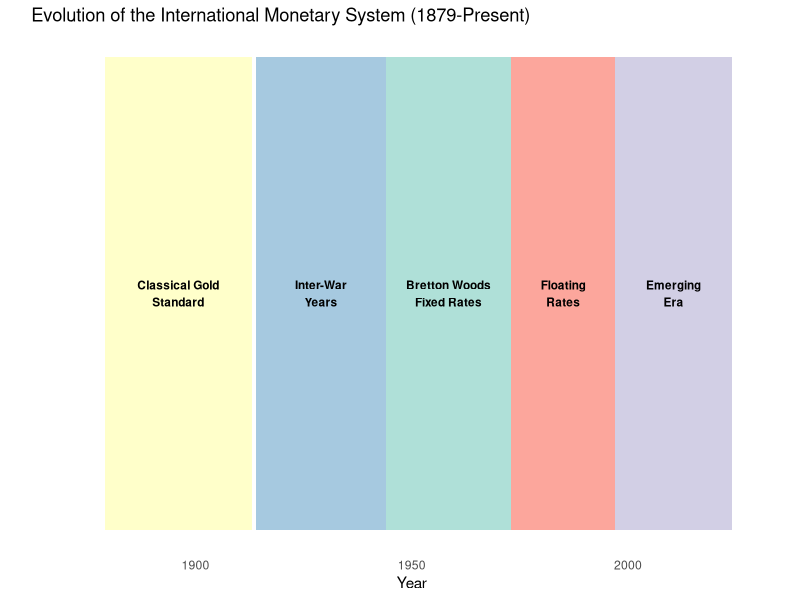
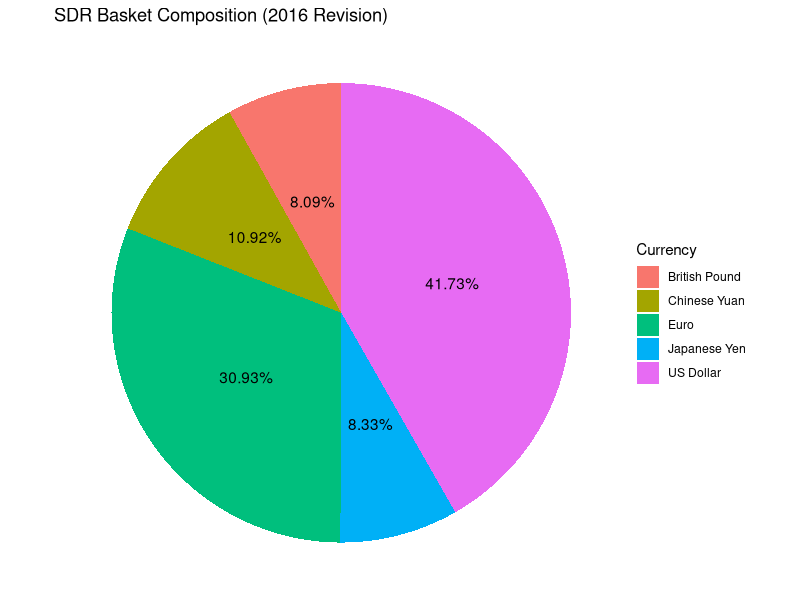
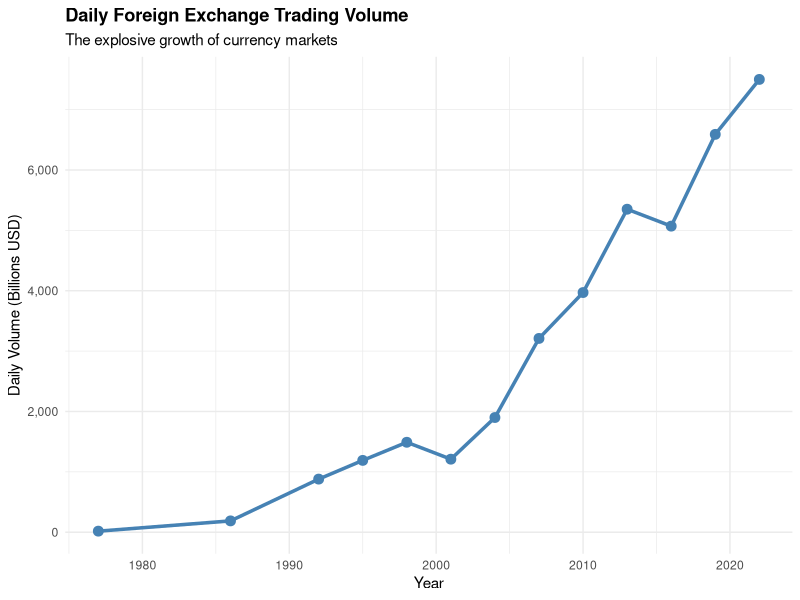
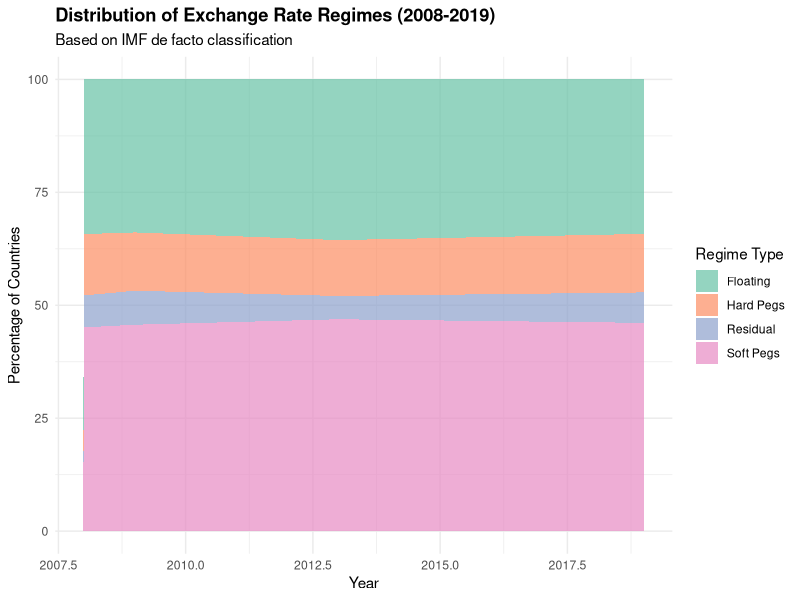
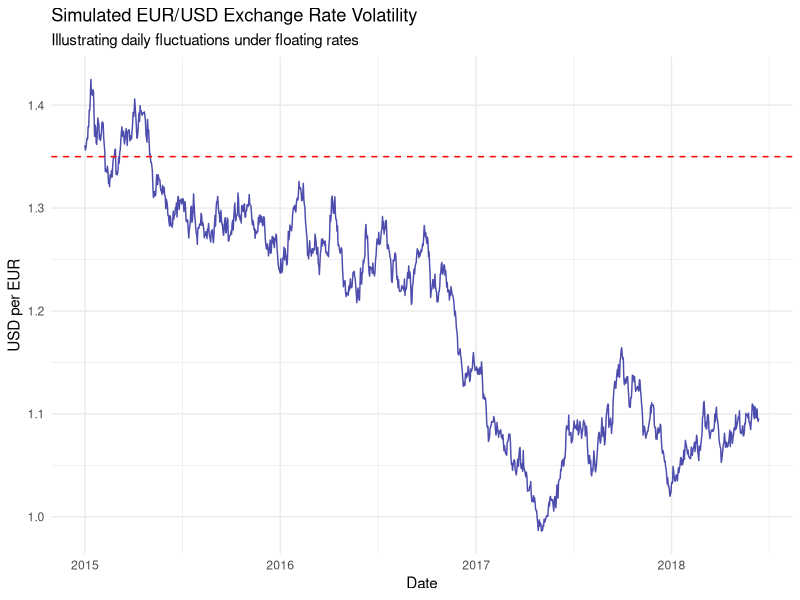
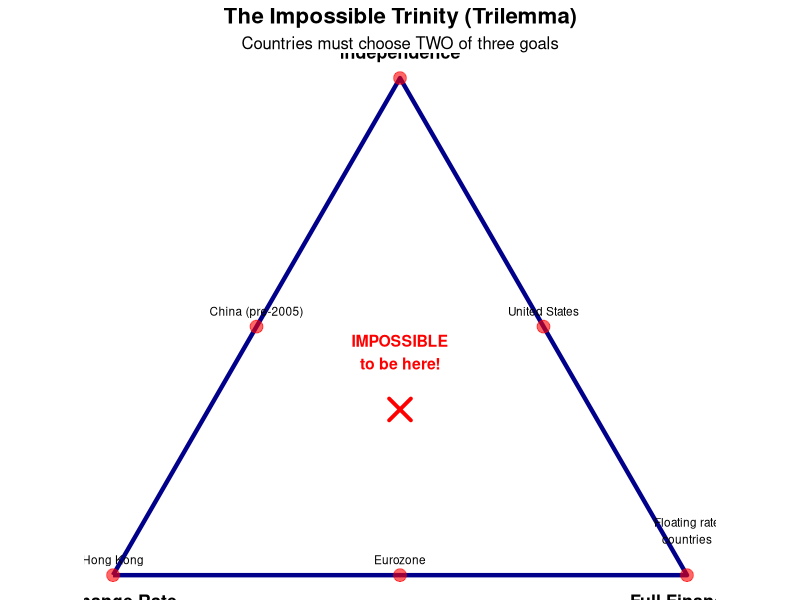
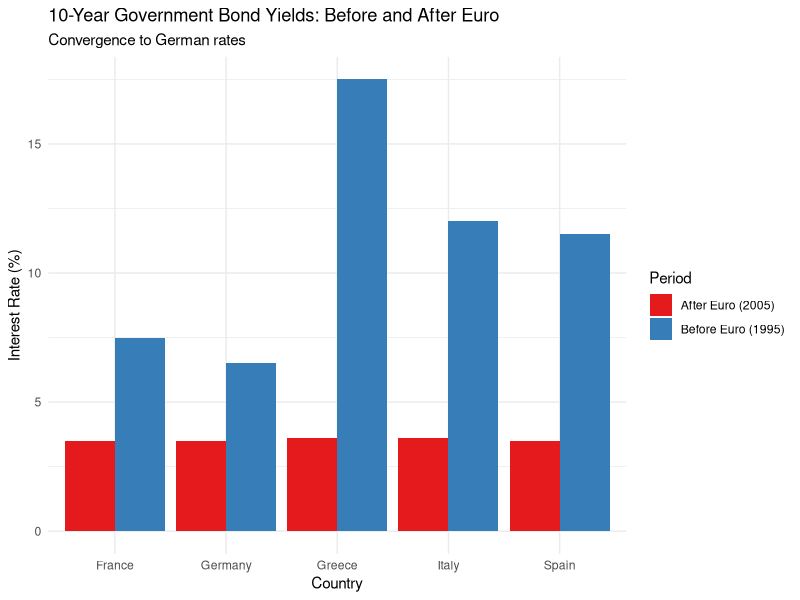
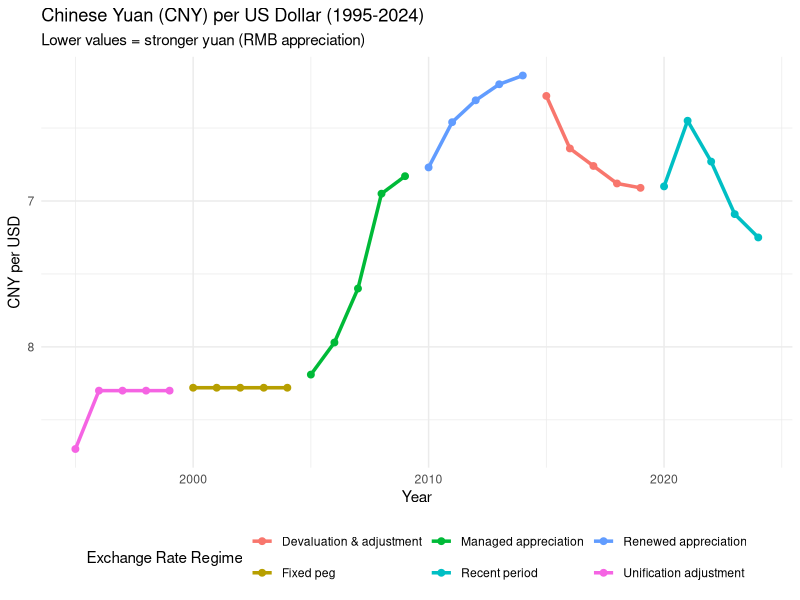

Write R code to recreate these figures, in order.
## ---- chunk 1
#| echo: false
#| label: monetary-system-timeline
#| fig-cap: "Evolution of the International Monetary System"

library(ggplot2)
library(dplyr)

# Create timeline data
timeline_data <- data.frame(
  Period = c("Classical Gold\nStandard", "Inter-War\nYears", "Bretton Woods\nFixed Rates", 
             "Floating\nRates", "Emerging\nEra"),
  Start = c(1879, 1914, 1944, 1973, 1997),
  End = c(1913, 1944, 1973, 1997, 2024),
  Trade_Impact = c("Increased world trade", "Protectionism", "Expanded economies", 
                   "Capital flows dominate", "Digital currencies"),
  Capital = c("Trade dominated", "Increased barriers", "Capital flows begin", 
              "Capital dominates", "Selected markets open")
)

# Calculate midpoints for labels
timeline_data$Midpoint <- (timeline_data$Start + timeline_data$End) / 2

# Create plot
ggplot(timeline_data) +
  geom_rect(aes(xmin = Start, xmax = End, ymin = 0, ymax = 1, fill = Period),
            alpha = 0.7) +
  geom_text(aes(x = Midpoint, y = 0.5, label = Period), 
            size = 3, fontface = "bold", color = "black") +
  scale_fill_brewer(palette = "Set3") +
  labs(title = "Evolution of the International Monetary System (1879-Present)",
       x = "Year", y = "") +
  theme_minimal() +
  theme(axis.text.y = element_blank(),
        axis.ticks.y = element_blank(),
        panel.grid = element_blank(),
        legend.position = "none") +
  coord_cartesian(xlim = c(1870, 2030))
## ---- chunk 2
#| label: gold-standard-calculation
#| code-fold: show

# Gold standard exchange rate calculation
us_gold_price <- 20.67  # USD per ounce
uk_gold_price <- 4.2474  # GBP per ounce

# Calculate exchange rate
exchange_rate <- us_gold_price / uk_gold_price

cat("USD per GBP exchange rate:", round(exchange_rate, 4), "\n")
cat("This means £1 = $", round(exchange_rate, 2), "\n", sep = "")
## ---- chunk 3
#| label: sdr-basket
#| code-fold: show

# Current SDR basket (2016 weights)
sdr_basket <- data.frame(
  Currency = c("US Dollar", "Euro", "Chinese Yuan", "Japanese Yen", "British Pound"),
  Weight = c(41.73, 30.93, 10.92, 8.33, 8.09),
  Symbol = c("USD", "EUR", "CNY", "JPY", "GBP")
)

# Calculate total
cat("Total weight:", sum(sdr_basket$Weight), "%\n\n")

# Display table
print(sdr_basket)

# Create visualization
library(ggplot2)
ggplot(sdr_basket, aes(x = "", y = Weight, fill = Currency)) +
  geom_bar(stat = "identity", width = 1) +
  coord_polar("y", start = 0) +
  theme_void() +
  theme(legend.position = "right") +
  labs(title = "SDR Basket Composition (2016 Revision)",
       fill = "Currency") +
  geom_text(aes(label = paste0(Weight, "%")), 
            position = position_stack(vjust = 0.5))
## ---- chunk 4
#| label: bretton-woods-example
#| code-fold: show

# Bretton Woods fixed rate system
par_value <- 5.00  # FF/USD
band <- 0.01  # ±1%

# Calculate implied gold value of franc
gold_price_usd <- 35  # USD per ounce
franc_per_ounce <- par_value * gold_price_usd

# Allowable fluctuation band (±1%)
upper_limit <- par_value * (1 + band)
lower_limit <- par_value * (1 - band)

cat("Par value: FF", par_value, "per USD\n")
cat("Allowable range: FF", lower_limit, "to FF", upper_limit, "per USD\n")
cat("Implied gold value: FF", franc_per_ounce, "per ounce of gold\n")
## ---- chunk 5
#| label: fx-market-growth
#| code-fold: show

# Approximate daily FX trading volume (billions USD)
fx_volume <- data.frame(
  Year = c(1977, 1986, 1992, 1995, 1998, 2001, 2004, 2007, 2010, 2013, 2016, 2019, 2022),
  Volume = c(18, 188, 880, 1190, 1490, 1210, 1900, 3210, 3970, 5350, 5070, 6590, 7500)
)

library(ggplot2)
ggplot(fx_volume, aes(x = Year, y = Volume)) +
  geom_line(color = "steelblue", size = 1.2) +
  geom_point(color = "steelblue", size = 3) +
  scale_y_continuous(labels = scales::comma) +
  labs(title = "Daily Foreign Exchange Trading Volume",
       subtitle = "The explosive growth of currency markets",
       x = "Year", 
       y = "Daily Volume (Billions USD)") +
  theme_minimal() +
  theme(plot.title = element_text(face = "bold"))
## ---- chunk 6
#| label: regime-distribution
#| code-fold: show

# Data from Exhibit 2.5 in textbook
# Number of countries in each regime category over time

regime_data <- data.frame(
  Year = rep(c(2008, 2009, 2013, 2019), each = 4),
  Category = rep(c("Hard Pegs", "Soft Pegs", "Floating", "Residual"), 4),
  Count = c(
    # 2008
    25, 83, 63, 13,
    # 2009  
    24, 85, 63, 14,
    # 2013
    24, 91, 69, 10,
    # 2019
    25, 89, 66, 13
  )
)

# Calculate percentages
regime_data <- regime_data %>%
  group_by(Year) %>%
  mutate(Total = sum(Count),
         Percentage = Count / Total * 100)

# Create stacked area chart
ggplot(regime_data, aes(x = Year, y = Percentage, fill = Category)) +
  geom_area(alpha = 0.7) +
  scale_fill_brewer(palette = "Set2") +
  labs(title = "Distribution of Exchange Rate Regimes (2008-2019)",
       subtitle = "Based on IMF de facto classification",
       x = "Year",
       y = "Percentage of Countries",
       fill = "Regime Type") +
  theme_minimal() +
  theme(plot.title = element_text(face = "bold"),
        legend.position = "right")

# Print summary for most recent year
cat("\nDistribution in 2019:\n")
regime_2019 <- regime_data %>% 
  filter(Year == 2019) %>%
  select(Category, Count, Percentage)
print(regime_2019, n = 4)
## ---- chunk 7
#| label: fixed-rate-example
#| code-fold: show

# Compare fixed vs floating scenarios
# German exporter sells machine tool to US customer
# Sale price: $1.2 million
# Cost to produce: €800,000

# Scenario 1: Fixed rate at 1.20 USD/EUR
fixed_rate <- 1.20
sale_price_usd <- 1200000

# Scenario 2: Floating rate - could be anywhere
# Let's look at range of possibilities
floating_rates <- seq(1.00, 1.40, by = 0.05)

# Calculate euro receipts under each scenario
cost_eur <- 800000
fixed_eur_received <- sale_price_usd / fixed_rate
fixed_profit <- fixed_eur_received - cost_eur

cat("FIXED RATE SCENARIO\n")
cat("==================\n")
cat("Sale price: $", format(sale_price_usd, big.mark = ","), "\n", sep = "")
cat("Exchange rate: ", fixed_rate, " USD/EUR\n", sep = "")
cat("Euro receipts: €", format(round(fixed_eur_received), big.mark = ","), "\n", sep = "")
cat("Production cost: €", format(cost_eur, big.mark = ","), "\n", sep = "")
cat("Profit: €", format(round(fixed_profit), big.mark = ","), "\n\n", sep = "")

cat("FLOATING RATE SCENARIOS\n")
cat("=======================\n")
floating_results <- data.frame(
  Rate = floating_rates,
  EUR_Received = sale_price_usd / floating_rates,
  Profit = (sale_price_usd / floating_rates) - cost_eur
)

print(floating_results, row.names = FALSE)

cat("\nProfit range: €", format(round(min(floating_results$Profit)), big.mark = ","),
    " to €", format(round(max(floating_results$Profit)), big.mark = ","), "\n", sep = "")
## ---- chunk 8
#| label: exchange-rate-volatility
#| code-fold: show

# Simulate euro-dollar exchange rate volatility
# Based on actual patterns from 2010-2020

set.seed(42)
n_days <- 252 * 5  # 5 years of trading days

# Starting rate
start_rate <- 1.35

# Generate realistic exchange rate path
# Mean reversion + random shocks
returns <- rnorm(n_days, mean = 0, sd = 0.006)  # ~0.6% daily volatility
levels <- start_rate * cumprod(1 + returns)

# Create time series
dates <- seq(from = as.Date("2015-01-01"), by = "day", length.out = n_days)
fx_data <- data.frame(Date = dates, Rate = levels)

# Plot
library(ggplot2)
ggplot(fx_data, aes(x = Date, y = Rate)) +
  geom_line(color = "darkblue", alpha = 0.7) +
  geom_hline(yintercept = start_rate, linetype = "dashed", color = "red") +
  labs(title = "Simulated EUR/USD Exchange Rate Volatility",
       subtitle = "Illustrating daily fluctuations under floating rates",
       x = "Date",
       y = "USD per EUR") +
  theme_minimal()

# Calculate statistics
cat("Exchange rate statistics:\n")
cat("Starting rate: ", round(start_rate, 4), "\n", sep = "")
cat("Minimum rate: ", round(min(levels), 4), "\n", sep = "")
cat("Maximum rate: ", round(max(levels), 4), "\n", sep = "")
cat("Range: ", round((max(levels) - min(levels)) / start_rate * 100, 1), "%\n", sep = "")
cat("Standard deviation: ", round(sd(returns) * 100, 2), "% (daily)\n", sep = "")
cat("Annualized volatility: ", round(sd(returns) * sqrt(252) * 100, 1), "%\n", sep = "")
## ---- chunk 9
#| label: impossible-trinity-diagram
#| code-fold: show

library(ggplot2)

# Create triangle vertices
triangle <- data.frame(
  x = c(0, 1, 0.5, 0),
  y = c(0, 0, sqrt(3)/2, 0),
  label = c("Exchange Rate\nStability", "Full Financial\nIntegration", 
            "Monetary\nIndependence", "")
)

# Country examples positioned on triangle edges
countries <- data.frame(
  Country = c("Eurozone", "United States", "China (pre-2005)", 
              "Hong Kong", "Most emerging\nmarkets", "Floating rate\ncountries"),
  x = c(0.5, 0.75, 0.25, 0, 0.5, 1),
  y = c(0, sqrt(3)/4, sqrt(3)/4, 0, sqrt(3)/2, 0),
  Choice = c("Rate stability +\nIntegration", "Independence +\nIntegration",
             "Independence +\nRate stability", "Rate stability +\nIntegration",
             "All three?\n(Impossible!)", "Independence +\nIntegration")
)

# Create plot
ggplot() +
  # Draw triangle
  geom_path(data = triangle, aes(x = x, y = y), size = 1.5, color = "darkblue") +
  # Label vertices
  geom_text(data = triangle[1:3,], aes(x = x, y = y, label = label),
            size = 4.5, fontface = "bold", vjust = c(1.5, 1.5, -0.5)) +
  # Add country positions
  geom_point(data = countries, aes(x = x, y = y), 
             size = 4, color = "red", alpha = 0.6) +
  geom_text(data = countries, aes(x = x, y = y, label = Country),
            size = 3, vjust = -1.2) +
  # Add center point showing impossibility
  geom_point(aes(x = 0.5, y = sqrt(3)/6), size = 6, 
             color = "red", shape = 4, stroke = 2) +
  annotate("text", x = 0.5, y = sqrt(3)/6 + 0.1, 
           label = "IMPOSSIBLE\nto be here!", 
           size = 4, fontface = "bold", color = "red") +
  coord_fixed() +
  theme_void() +
  labs(title = "The Impossible Trinity (Trilemma)",
       subtitle = "Countries must choose TWO of three goals") +
  theme(plot.title = element_text(size = 16, face = "bold", hjust = 0.5),
        plot.subtitle = element_text(size = 12, hjust = 0.5))
## ---- chunk 10
#| label: euro-interest-convergence
#| code-fold: show

# Hypothetical country comparison
# Before euro (1995) vs. After euro (2005)

interest_rates <- data.frame(
  Country = c("Germany", "France", "Italy", "Spain", "Greece",
              "Germany", "France", "Italy", "Spain", "Greece"),
  Period = c(rep("Before Euro (1995)", 5), rep("After Euro (2005)", 5)),
  Rate = c(6.5, 7.5, 12.0, 11.5, 17.5,  # Before
           3.5, 3.5, 3.6, 3.5, 3.6)      # After
)

library(ggplot2)
ggplot(interest_rates, aes(x = Country, y = Rate, fill = Period)) +
  geom_bar(stat = "identity", position = "dodge") +
  labs(title = "10-Year Government Bond Yields: Before and After Euro",
       subtitle = "Convergence to German rates",
       x = "Country",
       y = "Interest Rate (%)",
       fill = "Period") +
  theme_minimal() +
  scale_fill_brewer(palette = "Set1")

cat("\nAverage spread to Germany:\n")
cat("Before euro: ", 
    round(mean(c(7.5, 12.0, 11.5, 17.5) - 6.5), 1), 
    " percentage points\n", sep = "")
cat("After euro:  ", 
    round(mean(c(3.5, 3.6, 3.5, 3.6) - 3.5), 1), 
    " percentage points\n", sep = "")
## ---- chunk 11
#| label: greece-crisis-data
#| code-fold: show

# Greek crisis by the numbers
greece_data <- data.frame(
  Metric = c("GDP decline", "Unemployment rate", "Government debt", 
             "Youth unemployment", "Pension cuts", "Public sector wage cuts"),
  Peak_Value = c("-25%", "27.5%", "180% of GDP", 
                 "60%", "-40%", "-30%"),
  Period = c("2008-2016", "2013", "2016", 
             "2013", "2010-2015", "2010-2015")
)

print(greece_data)

cat("\n")
cat("Total bailout packages: €289 billion\n")
cat("Conditions: Harsh austerity, tax increases, spending cuts\n")
cat("Social cost: Emigration, poverty, political instability\n")
## ---- chunk 12
#| label: rmb-history
#| code-fold: show

# CNY/USD historical pattern (simplified)
# Note: These are approximate values for illustration

rmb_data <- data.frame(
  Year = seq(1995, 2024, by = 1),
  Rate = c(
    8.7, 8.3, 8.3, 8.3, 8.3,  # 1995-1999: Post-unification adjustment
    8.28, 8.28, 8.28, 8.28, 8.28,  # 2000-2004: Fixed peg
    8.19, 7.97, 7.60, 6.95, 6.83,  # 2005-2009: Appreciation then re-peg
    6.77, 6.46, 6.31, 6.20, 6.14,  # 2010-2014: Resumed appreciation
    6.28, 6.64, 6.76, 6.88, 6.91,  # 2015-2019: Devaluation and stability
    6.90, 6.45, 6.73, 7.09, 7.25   # 2020-2024: COVID and current
  ),
  Regime = c(
    rep("Unification adjustment", 5),
    rep("Fixed peg", 5),
    rep("Managed appreciation", 5),
    rep("Renewed appreciation", 5),
    rep("Devaluation & adjustment", 5),
    rep("Recent period", 5)
  )
)

library(ggplot2)

# Create plot
ggplot(rmb_data, aes(x = Year, y = Rate, color = Regime)) +
  geom_line(size = 1.2) +
  geom_point(size = 2) +
  scale_y_continuous(trans = "reverse") +  # Reverse so up = RMB appreciation
  labs(title = "Chinese Yuan (CNY) per US Dollar (1995-2024)",
       subtitle = "Lower values = stronger yuan (RMB appreciation)",
       x = "Year",
       y = "CNY per USD",
       color = "Exchange Rate Regime") +
  theme_minimal() +
  theme(legend.position = "bottom")

# Key events annotations
key_events <- data.frame(
  Year = c(1994, 2005, 2008, 2015, 2020),
  Rate = c(8.7, 8.19, 6.83, 6.28, 6.90),
  Event = c("Unification", "End of peg", "GFC re-peg", "Surprise\ndevaluation", "COVID")
)

# Would add geom_text for events but keeping it simple
## ---- chunk 13
#| label: cny-cnh-spread
#| code-fold: show

# Simulated CNY vs CNH rates
# Typically CNH is more volatile and can differ from CNY

set.seed(123)
days <- 1:252  # One year
cny_rate <- 6.50 + cumsum(rnorm(252, mean = 0, sd = 0.002))
cnh_rate <- cny_rate + rnorm(252, mean = 0.01, sd = 0.02)  # CNH slightly different

spread_data <- data.frame(
  Day = days,
  CNY = cny_rate,
  CNH = cnh_rate,
  Spread = (cnh_rate - cny_rate) * 1000  # In basis points
)

# Plot the spread
ggplot(spread_data, aes(x = Day, y = Spread)) +
  geom_line(color = "steelblue") +
  geom_hline(yintercept = 0, linetype = "dashed", color = "red") +
  labs(title = "CNY vs. CNH Spread (Simulated)",
       subtitle = "Difference between onshore and offshore yuan rates",
       x = "Trading Day",
       y = "Spread (basis points, CNH - CNY)") +
  theme_minimal()

cat("Average absolute spread:", round(mean(abs(spread_data$Spread)), 1), "basis points\n")
cat("Maximum spread:", round(max(abs(spread_data$Spread)), 1), "basis points\n")
## ---- chunk 14
#| label: reserve-currency-shares
#| code-fold: show

# Global reserve currency shares (Q1 2023 approximate)
reserves <- data.frame(
  Currency = c("US Dollar", "Euro", "Japanese Yen", "British Pound", 
               "Chinese Yuan", "Canadian Dollar", "Australian Dollar", "Other"),
  Share = c(58.4, 20.5, 5.5, 4.9, 2.7, 2.1, 1.8, 4.1),
  Code = c("USD", "EUR", "JPY", "GBP", "CNY", "CAD", "AUD", "Other")
)

library(ggplot2)
ggplot(reserves, aes(x = reorder(Currency, -Share), y = Share, fill = Currency)) +
  geom_bar(stat = "identity") +
  labs(title = "Global Foreign Exchange Reserves by Currency (2023)",
       subtitle = "Share of identified official foreign exchange reserves",
       x = "Currency",
       y = "Share (%)") +
  theme_minimal() +
  theme(axis.text.x = element_text(angle = 45, hjust = 1),
        legend.position = "none") +
  geom_text(aes(label = paste0(Share, "%")), vjust = -0.5)

cat("\nKey observations:\n")
cat("- Dollar dominates despite decline from 70%+ in 2000\n")
cat("- Euro second but stable\n")
cat("- RMB only 2.7% despite China's economic size\n")
cat("- RMB share was 0% in 2015, so growing rapidly from low base\n")
## ---- chunk 15
#| label: argentina-results
#| code-fold: show

# Argentina currency board results
argentina_data <- data.frame(
  Indicator = c("Inflation", "GDP growth", "FDI inflows", "Unemployment"),
  Before_1990 = c("3,000%+", "-2%", "$1B", "8%"),
  After_1995 = c("2-3%", "+4%", "$5B", "12%")
)

print(argentina_data)

cat("\nImpressive achievements:\n")
cat("- Hyperinflation crushed\n")
cat("- Credibility restored\n")
cat("- Investment returned\n")
cat("- GDP grew rapidly\n")
## ---- chunk 16
#| label: ecuador-sucre-collapse
#| code-fold: show

# Ecuador sucre depreciation (approximate)
sucre_data <- data.frame(
  Year = c(1998, 1999, 2000),
  Rate = c(7000, 20000, 25000),
  Event = c("Crisis begins", "Free fall", "Dollarization")
)

library(ggplot2)
ggplot(sucre_data, aes(x = Year, y = Rate)) +
  geom_line(color = "red", size = 1.5) +
  geom_point(size = 3, color = "darkred") +
  geom_text(aes(label = Event), vjust = -1) +
  scale_y_continuous(labels = scales::comma) +
  labs(title = "Ecuador: Sucre per US Dollar",
       subtitle = "Currency collapse 1998-2000",
       x = "Year",
       y = "Sucres per USD") +
  theme_minimal()

cat("\nThe collapse:\n")
cat("- 1998: 7,000 sucres/dollar\n")
cat("- 1999: 20,000 sucres/dollar (down 65%)\n")
cat("- 2000: 25,000 sucres/dollar (down 72% from 1998)\n")
cat("- Annual inflation: 60%+\n")
## ---- chunk 17
#| label: zimbabwe-hyperinflation
#| code-fold: show

# Zimbabwe hyperinflation was so extreme it broke normal scales
# Peak estimate: 89.7 sextillion percent (2008)

cat("Zimbabwe Hyperinflation:\n")
cat("=======================\n\n")
cat("July 2008: 231,000,000% annual inflation\n")
cat("November 2008: 89.7 SEXTILLION percent (unofficial estimate)\n")
cat("   That's: 89,700,000,000,000,000,000,000%\n\n")

cat("Currency denominations issued:\n")
cat("- $1 (original)\n")
cat("- $100,000\n")
cat("- $1,000,000\n")
cat("- $100,000,000\n")
cat("- $100 TRILLION (largest ever issued)\n\n")

cat("Prices doubled every: 24.7 hours (at peak)\n\n")

cat("Example: Loaf of bread\n")
cat("- 2000: Z$0.55\n")
cat("- 2008: Z$1.6 TRILLION\n")
## ---- chunk 18
#| label: reserve-currency-distribution-detail
#| code-fold: show

# More detailed reserve currency data
reserve_detail <- data.frame(
  Currency = c("US Dollar", "Euro", "Japanese Yen", "British Pound", 
               "Chinese Yuan", "Canadian Dollar", "Australian Dollar", 
               "Swiss Franc", "Other"),
  Share_2023 = c(58.4, 20.5, 5.5, 4.9, 2.7, 2.1, 1.8, 0.2, 3.9),
  Share_2015 = c(65.8, 19.7, 4.0, 4.8, 1.1, 1.9, 1.8, 0.3, 0.6),
  Change = c(-7.4, 0.8, 1.5, 0.1, 1.6, 0.2, 0, -0.1, 3.3)
)

library(ggplot2)
library(dplyr)

# Create comparison plot
reserve_long <- reserve_detail %>%
  select(Currency, Share_2015, Share_2023) %>%
  tidyr::pivot_longer(cols = c(Share_2015, Share_2023), 
                     names_to = "Year", 
                     values_to = "Share") %>%
  mutate(Year = ifelse(Year == "Share_2015", "2015", "2023"))

ggplot(reserve_long, aes(x = reorder(Currency, -Share), y = Share, fill = Year)) +
  geom_bar(stat = "identity", position = "dodge") +
  labs(title = "Global Reserve Currency Shares: 2015 vs 2023",
       subtitle = "Dollar declining but still dominant",
       x = "Currency",
       y = "Share of Global Reserves (%)") +
  theme_minimal() +
  theme(axis.text.x = element_text(angle = 45, hjust = 1)) +
  scale_fill_brewer(palette = "Set1")

# Print change data
cat("\nChanges in reserve shares (2015-2023):\n")
print(reserve_detail[, c("Currency", "Change")], row.names = FALSE)
